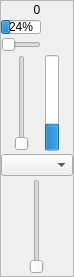
<?xml version="1.0" encoding="UTF-8"?>
<ui version="4.0">
 <class>CBeatFrame</class>
 <widget class="QFrame" name="CBeatFrame">
  <property name="geometry">
   <rect>
    <x>0</x>
    <y>0</y>
    <width>49</width>
    <height>277</height>
   </rect>
  </property>
  <property name="maximumSize">
   <size>
    <width>49</width>
    <height>16777215</height>
   </size>
  </property>
  <property name="windowTitle">
   <string>Frame</string>
  </property>
  <property name="frameShape">
   <enum>QFrame::StyledPanel</enum>
  </property>
  <property name="frameShadow">
   <enum>QFrame::Raised</enum>
  </property>
  <layout class="QVBoxLayout" name="verticalLayout">
   <property name="spacing">
    <number>3</number>
   </property>
   <property name="leftMargin">
    <number>0</number>
   </property>
   <property name="topMargin">
    <number>2</number>
   </property>
   <property name="rightMargin">
    <number>0</number>
   </property>
   <property name="bottomMargin">
    <number>2</number>
   </property>
   <item>
    <widget class="QLabel" name="label">
     <property name="autoFillBackground">
      <bool>true</bool>
     </property>
     <property name="text">
      <string>0</string>
     </property>
     <property name="alignment">
      <set>Qt::AlignCenter</set>
     </property>
    </widget>
   </item>
   <item>
    <widget class="QProgressBar" name="LenProgress">
     <property name="minimumSize">
      <size>
       <width>40</width>
       <height>0</height>
      </size>
     </property>
     <property name="maximumSize">
      <size>
       <width>40</width>
       <height>14</height>
      </size>
     </property>
     <property name="value">
      <number>24</number>
     </property>
    </widget>
   </item>
   <item>
    <widget class="QSlider" name="LenSlider">
     <property name="minimumSize">
      <size>
       <width>40</width>
       <height>0</height>
      </size>
     </property>
     <property name="maximumSize">
      <size>
       <width>40</width>
       <height>18</height>
      </size>
     </property>
     <property name="maximum">
      <number>100</number>
     </property>
     <property name="orientation">
      <enum>Qt::Horizontal</enum>
     </property>
    </widget>
   </item>
   <item>
    <layout class="QHBoxLayout" name="horizontalLayout">
     <property name="spacing">
      <number>2</number>
     </property>
     <item>
      <widget class="QSlider" name="VolSlider">
       <property name="maximumSize">
        <size>
         <width>18</width>
         <height>16777215</height>
        </size>
       </property>
       <property name="maximum">
        <number>100</number>
       </property>
       <property name="orientation">
        <enum>Qt::Vertical</enum>
       </property>
      </widget>
     </item>
     <item>
      <widget class="QProgressBar" name="VolProgress">
       <property name="maximumSize">
        <size>
         <width>14</width>
         <height>16777215</height>
        </size>
       </property>
       <property name="maximum">
        <number>100</number>
       </property>
       <property name="value">
        <number>24</number>
       </property>
       <property name="orientation">
        <enum>Qt::Vertical</enum>
       </property>
      </widget>
     </item>
    </layout>
   </item>
   <item>
    <widget class="QComboBox" name="PitchCombo">
     <property name="frame">
      <bool>true</bool>
     </property>
    </widget>
   </item>
   <item>
    <layout class="QHBoxLayout" name="horizontalLayout_2">
     <property name="spacing">
      <number>0</number>
     </property>
     <item>
      <widget class="QSlider" name="PitchSlider">
       <property name="maximumSize">
        <size>
         <width>18</width>
         <height>16777215</height>
        </size>
       </property>
       <property name="minimum">
        <number>0</number>
       </property>
       <property name="maximum">
        <number>127</number>
       </property>
       <property name="value">
        <number>0</number>
       </property>
       <property name="orientation">
        <enum>Qt::Vertical</enum>
       </property>
      </widget>
     </item>
    </layout>
   </item>
  </layout>
 </widget>
 <resources/>
 <connections/>
</ui>
